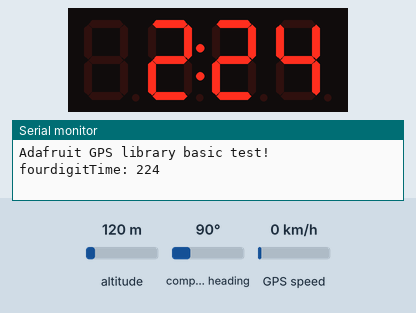
This sketch was run on a simulated Arduino Uno, built with avr-gcc and run on an emulated ATmega328P. Shown: 4-digit seven-segment display, the last lines printed to the serial monitor. Inputs (shaded band) come from the test bench; at power-on: altitude 120 m, compass heading 90°, GPS speed 0 km/h. The GPS gets a fix after 3 s at 37.7749, -122.4194 with 8 satellites.

Above: at 1.1 s.
At 90.1 s:
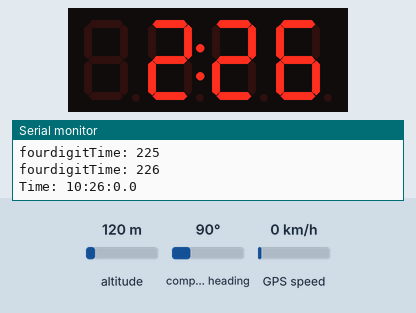

Measured:
- what the display in image 0 shows lasts 29.0 s, from 1.0 s to 30.0 s

The sketch:

GPS_clock_ArduinoUNO.ino
```cpp
// GPS clock using test code from Adafruit's GPS and I2C 7-segment LED backpack.
// Original GPS code here: https://github.com/adafruit/Adafruit-GPS-Library
// Original LED Backpack code here: https://github.com/adafruit/Adafruit-LED-Backpack-Library
//
// Big thanks to Lady Ada from Adafruit and driverblock from the Adafruit forums for help getting this going.
//
// Tested and works great with:
// Adafruit GPS with the MTK33x9 chipset ---------> https://www.adafruit.com/products/746
// Arduino UNO -----------------------------------> https://www.adafruit.com/products/50
// 4-Digit, 7-Segment Display with I2C Backpack --> https://www.adafruit.com/products/879
// Plastic mounting plate for Ardunio ------------> https://www.adafruit.com/products/275
// Breadboarding wire ----------------------------> https://www.adafruit.com/products/153

// Pick one up today at the Adafruit electronics shop
// and help support open source hardware & software! -ada
#include <Wire.h>
#include "Adafruit_LEDBackpack.h"
#include <Adafruit_GPS.h>
#if ARDUINO >= 100
 #include <SoftwareSerial.h>
#else
  // Older Arduino IDE requires NewSoftSerial, download from:
  // http://arduiniana.org/libraries/newsoftserial/
 #include <NewSoftSerial.h>
 // DO NOT install NewSoftSerial if using Arduino 1.0 or later!
#endif

int fourdigitTime;
Adafruit_7segment matrix = Adafruit_7segment();
// Connect the GPS Power pin to 5V
// Connect the GPS Ground pin to ground
// Connect the LED Backpack Power pin to 5V
// Connect the LED Backpack Ground pin to ground
// If using software serial (sketch example default):
//   Connect the GPS TX (transmit) pin to Digital 8
//   Connect the GPS RX (receive) pin to Digital 7
//   Connect the LED Backpack C pin to Analog 5
//   Connect the LED Backpack D pin to Analog 4

// If using software serial, keep these lines enabled
// (you can change the pin numbers to match your wiring):
#if ARDUINO >= 100
  SoftwareSerial mySerial(8, 7);
#else
  NewSoftSerial mySerial(8, 7);
#endif
Adafruit_GPS GPS(&mySerial);
// If using hardware serial (e.g. Arduino Mega), comment
// out the above six lines and enable this line instead:
//Adafruit_GPS GPS(&Serial1);

// Set GPSECHO to 'false' to turn off echoing the GPS data to the Serial console
// Set to 'true' if you want to debug and listen to the raw GPS sentences
#define GPSECHO  false

// this keeps track of whether we're using the interrupt
// off by default!
boolean usingInterrupt = false;
void useInterrupt(boolean); // Func prototype keeps Arduino 0023 happy

void setup()
{
   matrix.begin(0x70);
  // connect at 115200 so we can read the GPS fast enough and echo without dropping chars
  // also spit it out
  Serial.begin(115200);
  Serial.println("Adafruit GPS library basic test!");

  // 9600 NMEA is the default baud rate for Adafruit MTK GPS's- some use 4800
  GPS.begin(9600);

  // uncomment this line to turn on RMC (recommended minimum) and GGA (fix data) including altitude
  GPS.sendCommand(PMTK_SET_NMEA_OUTPUT_RMCGGA);
  // uncomment this line to turn on only the "minimum recommended" data
  //GPS.sendCommand(PMTK_SET_NMEA_OUTPUT_RMCONLY);
  // For parsing data, we don't suggest using anything but either RMC only or RMC+GGA since
  // the parser doesn't care about other sentences at this time

  // Set the update rate
  GPS.sendCommand(PMTK_SET_NMEA_UPDATE_1HZ);   // 1 Hz update rate
  // For the parsing code to work nicely and have time to sort thru the data, and
  // print it out we don't suggest using anything higher than 1 Hz

  // the nice thing about this code is you can have a timer0 interrupt go off
  // every 1 millisecond, and read data from the GPS for you. that makes the
  // loop code a heck of a lot easier!
  useInterrupt(true);

  delay(1000);
  // Ask for firmware version
  mySerial.println(PMTK_Q_RELEASE);
}


// Interrupt is called once a millisecond, looks for any new GPS data, and stores it
SIGNAL(TIMER0_COMPA_vect) {
  char c = GPS.read();
  // if you want to debug, this is a good time to do it!
  if (GPSECHO)
    if (c) UDR0 = c;
    // writing direct to UDR0 is much much faster than Serial.print
    // but only one character can be written at a time.
}

void useInterrupt(boolean v) {
  if (v) {
    // Timer0 is already used for millis() - we'll just interrupt somewhere
    // in the middle and call the "Compare A" function above
    OCR0A = 0xAF;
    TIMSK0 |= _BV(OCIE0A);
    usingInterrupt = true;
  } else {
    // do not call the interrupt function COMPA anymore
    TIMSK0 &= ~_BV(OCIE0A);
    usingInterrupt = false;
  }
}

uint32_t timer = millis();
void loop()                     // run over and over again
{
  // in case you are not using the interrupt above, you'll
  // need to 'hand query' the GPS, not suggested :(
  if (! usingInterrupt) {
    // read data from the GPS in the 'main loop'
    char c = GPS.read();
    // if you want to debug, this is a good time to do it!
    if (GPSECHO)
      if (c) UDR0 = c;
      // writing direct to UDR0 is much much faster than Serial.print
      // but only one character can be written at a time.
  }

  // if a sentence is received, we can check the checksum, parse it...
  if (GPS.newNMEAreceived()) {
    // a tricky thing here is if we print the NMEA sentence, or data
    // we end up not listening and catching other sentences!
    // so be very wary if using OUTPUT_ALLDATA and trytng to print out data
    //Serial.println(GPS.lastNMEA());   // this also sets the newNMEAreceived() flag to false

    GPS.parse(GPS.lastNMEA());   // this also sets the newNMEAreceived() flag to false
 if (GPS.hour <= 8) {
       fourdigitTime = ((GPS.hour + 4) *100)+ GPS.minute;
 } else if ((GPS.hour > 8) && (GPS.hour <= 20)) {
       fourdigitTime = ((GPS.hour - 8) *100)+ GPS.minute;
 } else if (GPS.hour > 20) {
        fourdigitTime = ((GPS.hour - 20) *100)+ GPS.minute;
 }
    matrix.print(fourdigitTime);
    matrix.drawColon(true);
    matrix.writeDisplay();
    Serial.print("fourdigitTime: "); Serial.println(fourdigitTime);

  }

  // if millis() or timer wraps around, we'll just reset it
  if (timer > millis())  timer = millis();

  // approximately every 2 seconds or so, print out the current stats
  if (millis() - timer > 2000) {
    timer = millis(); // reset the timer

    Serial.print("\nTime: ");
    Serial.print(GPS.hour, DEC); Serial.print(':');
    Serial.print(GPS.minute, DEC); Serial.print(':');
    Serial.print(GPS.seconds, DEC); Serial.print('.');
    Serial.println(GPS.milliseconds);
  }
}
```
